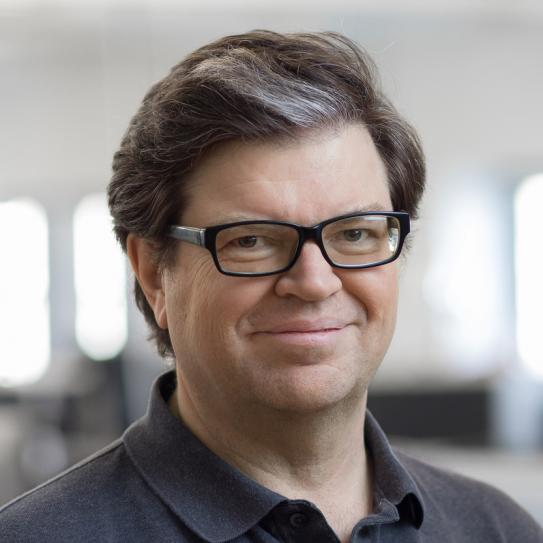
#> input picture learn/pics/yann-lecun.jpg, 543 x 543 px
$ jupyter execute 00_what_are_convolutions.ipynb
#> lines starting #> are read from the running program, lines starting #| are printed output that depends on the picture
# What are convolutions?

[](https://colab.research.google.com/github/juansensio/convnets/blob/master/learn/00_what_are_convolutions.ipynb)

A convolution is a mathematical operation that combines two functions to produce a third function that represents how one of the original functions is modified by the other. In the context of image processing and computer vision, a convolution is the process of applying a small matrix of numbers, called a kernel or filter, to each part of an image, in order to detect specific patterns or features in the image. The kernel is moved over the image, and at each position, the values of the kernel are multiplied with the corresponding values in the image and then summed up. This process is called convolution operation. The output of the convolution is a new image, called the convolved image, which contains information about the features present in the original image.

*Source: ChatGPT*

Let's see an example of waht this means.

[cell 1]
# read image

import matplotlib.pyplot as plt

img = plt.imread('pics/yann-lecun.jpg')
#> img is the input picture: shape (543, 543, 3); mean R, G, B 147.6, 140.4, 138.3
plt.imshow(img)
plt.axis('off')
plt.show()

[cell 2]
import numpy as np
import scipy.signal
from skimage import color
from skimage import exposure

# convert image to grayscale
img_g = color.rgb2gray(img)
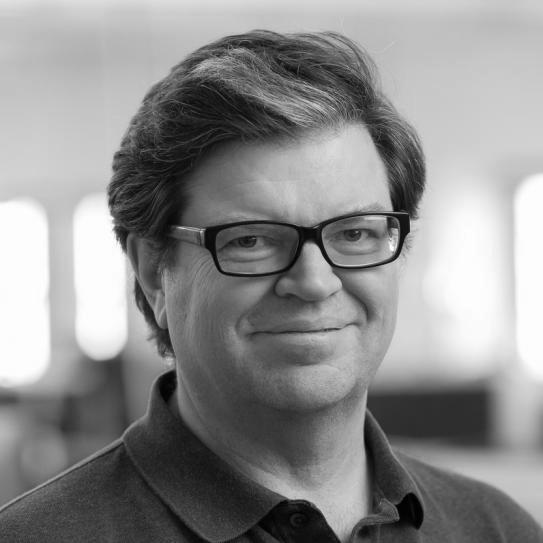
#> img_g: shape (543, 543) float64; min 0.000565, max 1, mean 0.556

# highlight horizontal edges
kernel = np.array([[1,1,1],
                   [0,0,0],
                   [-1,-1,-1]])

# apply convolution
def apply_convolution(img, kernel):
    edges = scipy.signal.convolve2d(img, kernel, 'valid')
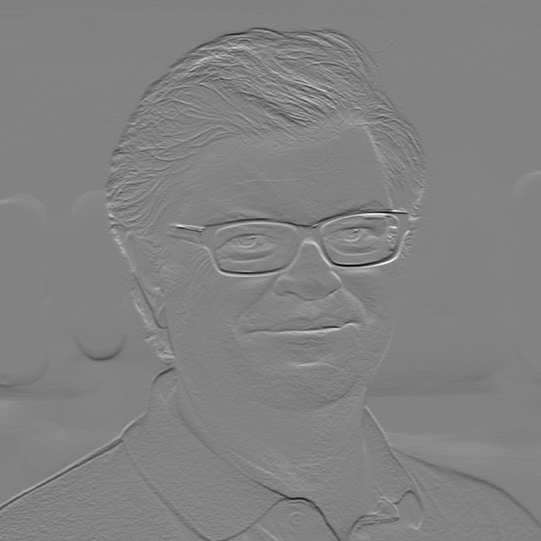
#> edges: shape (541, 541) float64; min -1.94, max 1.84, mean -0.00673; drawn with min black and max white
    edges = exposure.equalize_adapthist(edges/np.max(np.abs(edges)), clip_limit=0.03)
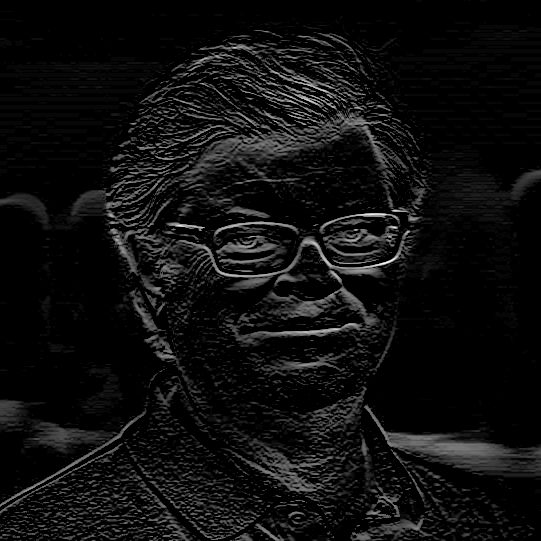
#> edges: shape (541, 541) float64; min 0, max 1, mean 0.0595
    return edges

# plot results
def plot_results(img, kernel):
    edges = apply_convolution(img, kernel)
    fig, (ax1, ax2) = plt.subplots(1, 2, figsize=(10,5))
    ax1.imshow(img_g, cmap=plt.cm.gray)
    ax1.axis('off')
    ax2.imshow(edges, cmap=plt.cm.gray)
    ax2.axis('off')
    plt.show()
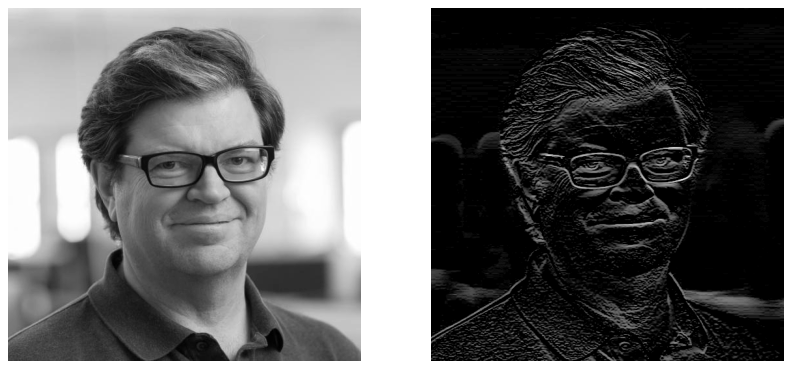
#> figure drawn by matplotlib, 2 panels

plot_results(img_g, kernel)

[cell 3]
# highlight vertical edges
kernel = np.array([[1,0,-1],
                   [1,0,-1],
                   [1,0,-1]])

plot_results(img_g, kernel)
#> in apply_convolution (call 2), `edges = scipy.signal.convolve2d(img, kernel, 'valid')`:
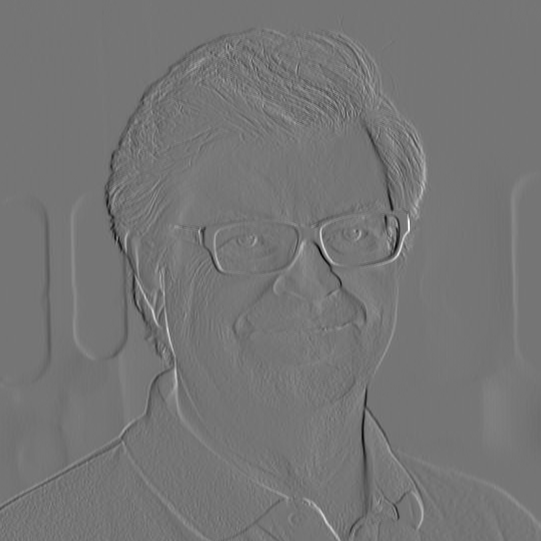
#> edges: shape (541, 541) float64; min -1.78, max 2.08, mean 0.000541; drawn with min black and max white
#> in apply_convolution (call 2), `edges = exposure.equalize_adapthist(edges/np.max(np.abs(edges)), clip_..`:
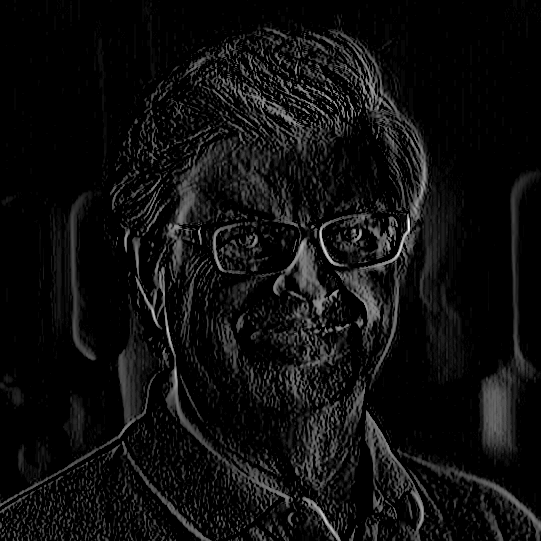
#> edges: shape (541, 541) float64; min 0, max 1, mean 0.0606

[cell 4]
# highlight all edges
kernel = np.array([[0,-1,0],
                   [-1,4,-1],
                   [0,-1,0]])

plot_results(img_g, kernel)
#> in apply_convolution (call 3), `edges = scipy.signal.convolve2d(img, kernel, 'valid')`:
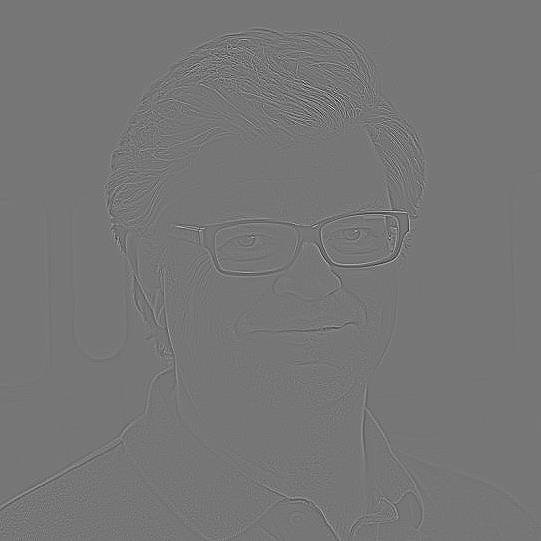
#> edges: shape (541, 541) float64; min -1.02, max 1.17, mean 3.42e-06; drawn with min black and max white
#> in apply_convolution (call 3), `edges = exposure.equalize_adapthist(edges/np.max(np.abs(edges)), clip_..`:
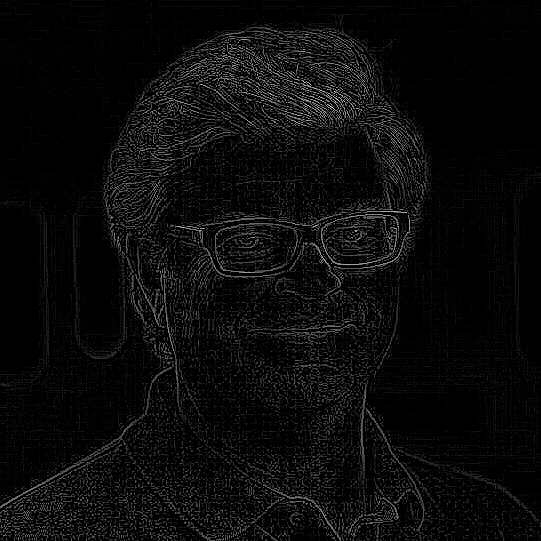
#> edges: shape (541, 541) float64; min 0, max 1, mean 0.043
